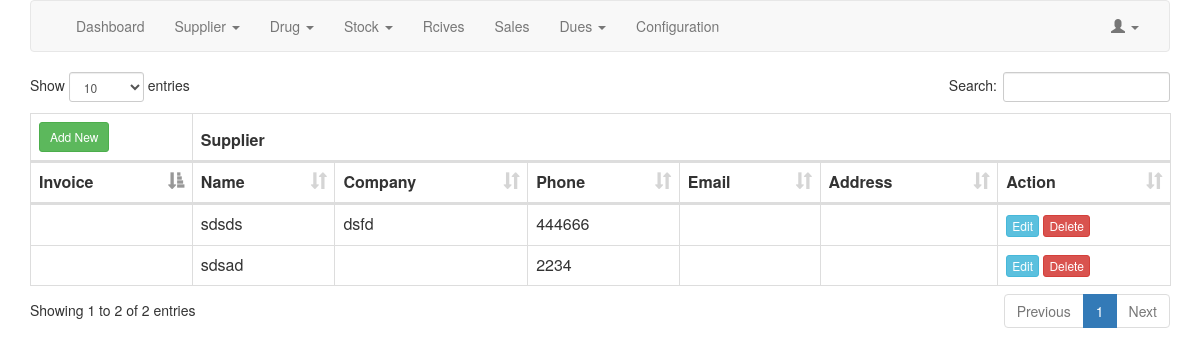
Page /index.php/supplier on the committed database.
### tables this page shows
CREATE TABLE `get_supplier` (
  `id` int(10) UNSIGNED NOT NULL,
  `invoice` varchar(30) NOT NULL,
  `name` varchar(50) NOT NULL,
  `company` varchar(50) NOT NULL,
  `phone` varchar(50) NOT NULL,
  `email` varchar(50) NOT NULL,
  `address` varchar(250) NOT NULL
);

### application/controllers/Supplier.php (called while the page is built, shortened)
<?php
class Supplier extends CI_Controller {
	public function index(){
		$data['alert_eror'] = null;
		$data['alert_success'] = null;
		$data['querys'] = $this->Md_supplier->show();
		$this->load->view('supplier/table',$data);
	}
}

### index.php (called while the page is built, shortened)
<?php
require_once BASEPATH.'core/CodeIgniter.php';

### application/models/Md_supplier.php (called while the page is built, shortened)
<?php
	class Md_supplier extends CI_Model {
        public function show(){
            $query = $this->db->get('supplier');
            return $query->result();
        }
	}

### application/views/supplier/table.php (the view, shortened to what this page needs)
<table class="table table-bordered" id="Supplier">
	<thead>
		<tr>
		<th><a class="btn btn-sm btn-success" href="<?php echo site_url('Supplier/edit/new'); ?>">Add New</a></th>
		<th colspan="20">Supplier</th>
		</tr>
		<tr>
		<th>Invoice</th>
		<th>Name</th>
		<th>Company</th>
		<th>Phone</th>
		<th>Email</th>
		<th>Address</th>
		<th>Action</th>
		</tr>
	</thead>
	<tbody>
<?php
	foreach($querys as $field){
		echo '<tr>';
		echo '<td>' . $field->invoice . '</td>';
		echo '<td>' . $field->name . '</td>';
		echo '<td>' . $field->company . '</td>';
		echo '<td>' . $field->phone . '</td>';
		echo '<td>' . $field->email . '</td>';
		echo '<td>' . $field->address . '</td>';
		echo '<td><a class="btn btn-xs btn-info" href="' . site_url('Supplier/edit/' . $field->id) . '">Edit</a> <a class="btn btn-xs btn-danger" href="' . site_url('Supplier/trash/' . $field->id) . '">Delete</a></td>';
		echo '</tr>';
	}
?>
	</tbody>
</table>

### rows in the picture
get_supplier: name "sdsds", company "dsfd", phone "444666"
get_supplier: name "sdsad", phone "2234"
